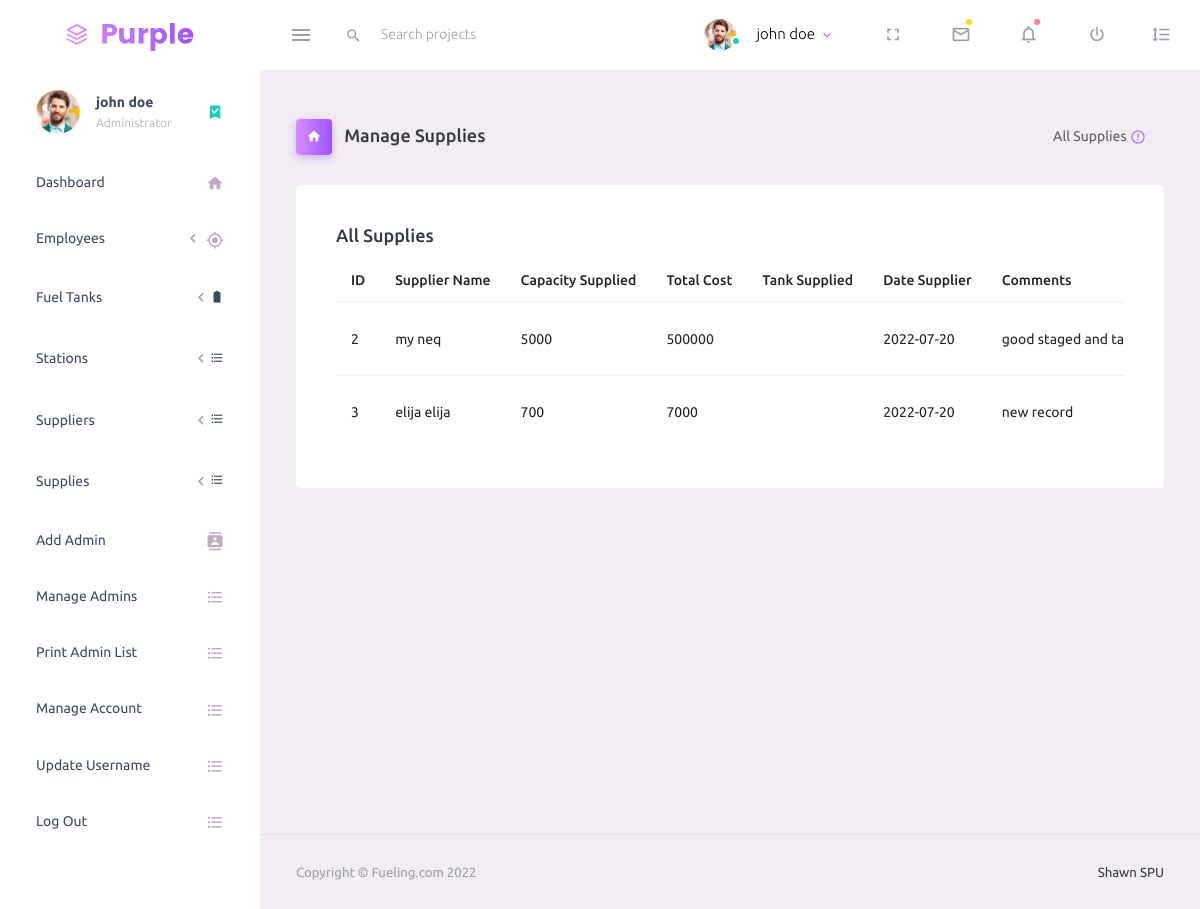
The app's page /admin/manage-supplies.php (signed in) with its own data.
### tables this page shows
CREATE TABLE `supplies` (
  `supply_id` int NOT NULL,
  `supply_supplier_id` int DEFAULT NULL,
  `supply_capacity` varchar(50) NOT NULL,
  `supply_total_cost` varchar(50) NOT NULL,
  `supply_fuel_tank_id` int NOT NULL,
  `supply_date` varchar(50) NOT NULL,
  `supply_comments` varchar(500) NOT NULL
);

CREATE TABLE `suppliers` (
  `supplier_id` int NOT NULL,
  `supplier_name` varchar(50) NOT NULL,
  `supplier_company` varchar(50) NOT NULL,
  `supplier_email` varchar(50) NOT NULL,
  `supplier_phone_number` varchar(50) NOT NULL
);

### admin/manage-supplies.php (the view, shortened to what the rows shown need)
<?php
require'admin-account.php';
?>
<!DOCTYPE html>
<html lang="en">
<head>
    <link rel="stylesheet" href="assets/vendors/mdi/css/materialdesignicons.min.css">
    <link rel="stylesheet" href="assets/vendors/css/vendor.bundle.base.css">
    <link rel="stylesheet" href="assets/css/style.css">
</head>
<body>
    <div class="container-scroller">
        <?php include 'topbar.php'; ?>
        <div class="container-fluid page-body-wrapper">
            <?php include 'sidebar.php'; ?>
            <div class="main-panel">
                <div class="content-wrapper">
                    <div class="row">
                        <div class="col-12 grid-margin">
                            <div class="card">
                                <div class="card-body">
                                    <div class="table-responsive">
                                        <table class="table">
                                            <thead>
                                                <tr>
                                                    <th> ID </th>
                                                    <th> Supplier Name </th>
                                                    <th> Capacity Supplied </th>
                                                    <th> Total Cost </th>
                                                    <th> Tank Supplied </th>
                                                    <th>Date Supplier</th>
                                                    <th>Comments</th>
                                                </tr>
                                            </thead>
                                            <tbody>
                                                <?php
                                                include '../db-conection.php';
                                                $bookingplans = "SELECT * FROM `supplies`";
                                                $querybookingsplans = mysqli_query($conn, $bookingplans);
                                                $bookingsplansrows = mysqli_num_rows($querybookingsplans);
                                                if ($bookingsplansrows >= 1) {
                                                    while ($fetch  = mysqli_fetch_assoc($querybookingsplans)) {
                                                        $id = $fetch['supply_id'];
                                                        $supplierid = $fetch['supply_supplier_id'];
                                                        $capacity = $fetch['supply_capacity'];
                                                        $tankid = $fetch['supply_fuel_tank_id'];
                                                        $cost = $fetch['supply_total_cost'];
                                                        $date = $fetch['supply_date'];
                                                        $comments = $fetch['supply_comments'];
                                                        $checktank = "SELECT * FROM `fuel_tank` WHERE `fuel_tank_id` = '$tankid'";
                                                        $querytank = mysqli_query($conn, $checktank);
                                                        $fetchtank = mysqli_num_rows($querytank);
                                                        if ($fetchtank > 0) {
                                                            while ($fetchtank = mysqli_fetch_assoc($querytank)) {
                                                                $tankname = $fetchtank['fuel_tank_name'];
                                                            }
                                                        }
                                                        $checksupplier = "SELECT * FROM `suppliers` WHERE `supplier_id` = '$supplierid'";
                                                        $querysupplier = mysqli_query($conn, $checksupplier);
                                                        $fetchsupplier = mysqli_num_rows($querysupplier);
                                                        if ($fetchsupplier > 0) {
                                                            while ($fetchtank = mysqli_fetch_assoc($querysupplier)) {
                                                                $suppliername = $fetchtank['supplier_name'];
                                                            }
                                                        }
                                                        echo "
                                                            <tr>
                                                                <td>$id</td>
                                                                <td>$suppliername</td>
                                                                <td>$capacity</td>
                                                                <td>$cost</td>
                                                                <td>$tankname</td>
                                                                <td>$date</td>
                                                                <td>$comments</td>
                                                                <td>
                                                                <a href='edit-supply.php?supply=$id'> <button   class='btn btn-outline-success btn-rounded btn-icon'>
                                                                <i class='mdi mdi-bullseye'></i>
                                                              </button> </a>
                                                              <a href='delete-supply.php?supply=$id'> <button class='btn btn-outline-danger btn-rounded btn-icon'>
                                                                <i class='mdi mdi-recycle'></i>
                                                              </button>
                                                              </a>
                                                                </td>
                                </tr>";
                                                    }
                                                }
                                                ?>
                                            </tbody>
                                        </table>
                                    </div>
                                </div>
                            </div>
                        </div>
                    </div>
                </div>
            </div>
        </div>
    </div>
</body>
</html>

### admin/topbar.php (shortened to what the rows shown need)
<nav class="navbar default-layout-navbar col-lg-12 col-12 p-0 fixed-top d-flex flex-row">
    <div class="navbar-menu-wrapper d-flex align-items-stretch">
        <ul class="navbar-nav navbar-nav-right">
            <li class="nav-item nav-profile dropdown">
                <a class="nav-link dropdown-toggle" id="profileDropdown" href="#" data-toggle="dropdown"
                    aria-expanded="false">
                    <div class="nav-profile-text">
                        <p class="mb-1 text-black"><?php echo $globalmembername; ?></p>
                    </div>
                </a>
            </li>
        </ul>
    </div>
</nav>

### admin/sidebar.php (shortened to what the rows shown need)
<nav class="sidebar sidebar-offcanvas" id="sidebar">
    <ul class="nav">
        <li class="nav-item nav-profile">
            <a href="#" class="nav-link">
                <div class="nav-profile-text d-flex flex-column">
                    <span class="font-weight-bold mb-2"><?php echo $globalmembername; ?></span>
                    <span class="text-secondary text-small">Administrator</span>
                </div>
            </a>
        </li>
    </ul>
</nav>

### records on screen
supplies: supply_id "2", supply_supplier.supplier_name "my neq", supply_capacity "5000", supply_total_cost "500000", supply_date "2022-07-20", supply_comments "good staged and…"
supplies: supply_id "3", supply_supplier.supplier_name "elija elija", supply_capacity "700", supply_total_cost "7000", supply_date "2022-07-20", supply_comments "new record"

### other values on screen
$globalmembername "john doe"
